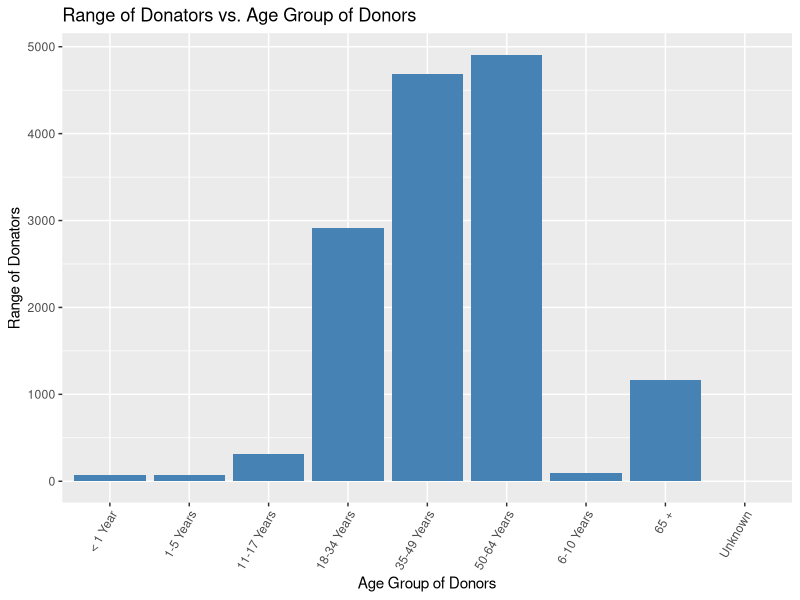

Generate this figure with R:
library(dplyr)
library(ggplot2)
library(magrittr)


df <- read.csv(file = 'all_donor_data.csv')

# convert to numeric
df[, c(2:33)] <- sapply(df[, c(2:33)], as.numeric)

# drop 2020 column b/c of incomplete data
df <- subset(df, select = -c(X2020))
# drop all ages
df = df[-c(1),]


# get max, min and find range
df$max <- apply(df[, 2:33], 1, max)
df$min <- apply(df[, 2:33], 1, min)
df$range <- df$max - df$min


plot2 <- ggplot(data=df, aes(x=Age.Group, y=range)) +
  xlab("Age Group of Donors") + ylab("Range of Donators") + ggtitle("Range of Donators vs. Age Group of Donors") +
  geom_bar(stat="identity", fill="steelblue") +
  theme(axis.text.x = element_text(angle = 60, hjust = 1))


plot2

